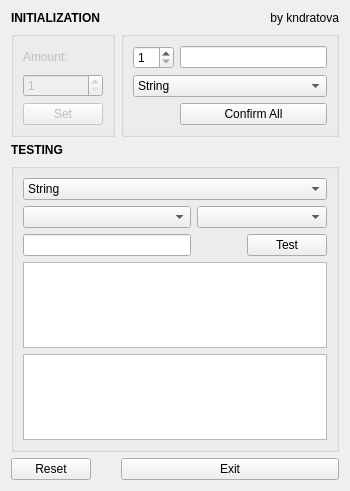
<?xml version="1.0" encoding="UTF-8"?>
<ui version="4.0">
 <class>Widget</class>
 <widget class="QWidget" name="Widget">
  <property name="geometry">
   <rect>
    <x>0</x>
    <y>0</y>
    <width>350</width>
    <height>491</height>
   </rect>
  </property>
  <property name="windowTitle">
   <string>Widget</string>
  </property>
  <layout class="QFormLayout" name="formLayout_3">
   <item row="2" column="0">
    <widget class="QGroupBox" name="groupBoxElementsAmount">
     <property name="enabled">
      <bool>false</bool>
     </property>
     <property name="title">
      <string/>
     </property>
     <layout class="QVBoxLayout" name="verticalLayout_2">
      <item>
       <widget class="QLabel" name="label">
        <property name="text">
         <string>Amount:</string>
        </property>
       </widget>
      </item>
      <item>
       <widget class="QSpinBox" name="spinBoxElementsAmount">
        <property name="minimum">
         <number>1</number>
        </property>
        <property name="maximum">
         <number>9</number>
        </property>
       </widget>
      </item>
      <item>
       <widget class="QPushButton" name="pushButtonElementsAmount">
        <property name="text">
         <string>Set</string>
        </property>
       </widget>
      </item>
     </layout>
    </widget>
   </item>
   <item row="2" column="1">
    <widget class="QGroupBox" name="groupBoxInitialValues">
     <property name="title">
      <string/>
     </property>
     <layout class="QFormLayout" name="formLayout_2">
      <item row="0" column="0">
       <widget class="QSpinBox" name="spinBoxElementNumber">
        <property name="minimum">
         <number>1</number>
        </property>
        <property name="value">
         <number>1</number>
        </property>
       </widget>
      </item>
      <item row="0" column="1">
       <widget class="QLineEdit" name="lineEditInitialValue"/>
      </item>
      <item row="1" column="0" colspan="2">
       <widget class="QComboBox" name="comboBoxElementType">
        <item>
         <property name="text">
          <string>String</string>
         </property>
        </item>
        <item>
         <property name="text">
          <string>Identifier String</string>
         </property>
        </item>
        <item>
         <property name="text">
          <string>Bit String</string>
         </property>
        </item>
       </widget>
      </item>
      <item row="2" column="0">
       <spacer name="horizontalSpacer">
        <property name="orientation">
         <enum>Qt::Horizontal</enum>
        </property>
        <property name="sizeHint" stdset="0">
         <size>
          <width>40</width>
          <height>20</height>
         </size>
        </property>
       </spacer>
      </item>
      <item row="2" column="1">
       <widget class="QPushButton" name="pushButtonSetInitialData">
        <property name="text">
         <string>Confirm All</string>
        </property>
       </widget>
      </item>
     </layout>
    </widget>
   </item>
   <item row="3" column="0">
    <widget class="QLabel" name="label_3">
     <property name="font">
      <font>
       <bold>true</bold>
      </font>
     </property>
     <property name="text">
      <string>TESTING</string>
     </property>
    </widget>
   </item>
   <item row="4" column="0" colspan="2">
    <widget class="QGroupBox" name="groupBoxTesting">
     <property name="title">
      <string/>
     </property>
     <layout class="QGridLayout" name="gridLayout">
      <item row="3" column="0">
       <widget class="QComboBox" name="comboBoxOperandToTest"/>
      </item>
      <item row="4" column="0">
       <widget class="QLineEdit" name="lineEditExtraOperandToTest"/>
      </item>
      <item row="6" column="0" colspan="3">
       <widget class="QTextBrowser" name="textBrowserTestingResultData"/>
      </item>
      <item row="3" column="1" colspan="2">
       <widget class="QComboBox" name="comboBoxMethodToTest">
        <property name="minimumSize">
         <size>
          <width>130</width>
          <height>0</height>
         </size>
        </property>
       </widget>
      </item>
      <item row="0" column="0" colspan="3">
       <widget class="QComboBox" name="comboBoxClassToTest">
        <item>
         <property name="text">
          <string>String</string>
         </property>
        </item>
        <item>
         <property name="text">
          <string>Identifier String</string>
         </property>
        </item>
        <item>
         <property name="text">
          <string>Bit String</string>
         </property>
        </item>
       </widget>
      </item>
      <item row="4" column="2">
       <widget class="QPushButton" name="pushButtonTestMethod">
        <property name="text">
         <string>Test</string>
        </property>
       </widget>
      </item>
      <item row="5" column="0" colspan="3">
       <widget class="QTextBrowser" name="textBrowserTestingInitialData"/>
      </item>
     </layout>
    </widget>
   </item>
   <item row="8" column="0">
    <widget class="QPushButton" name="pushButtonReset">
     <property name="text">
      <string>Reset</string>
     </property>
    </widget>
   </item>
   <item row="8" column="1">
    <widget class="QPushButton" name="pushButtonExit">
     <property name="text">
      <string>Exit</string>
     </property>
    </widget>
   </item>
   <item row="1" column="1">
    <widget class="QLabel" name="label_4">
     <property name="text">
      <string>by kndratova</string>
     </property>
     <property name="alignment">
      <set>Qt::AlignRight|Qt::AlignTrailing|Qt::AlignVCenter</set>
     </property>
    </widget>
   </item>
   <item row="1" column="0">
    <widget class="QLabel" name="label_2">
     <property name="font">
      <font>
       <bold>true</bold>
      </font>
     </property>
     <property name="text">
      <string>INITIALIZATION</string>
     </property>
    </widget>
   </item>
  </layout>
 </widget>
 <resources/>
 <connections/>
</ui>
